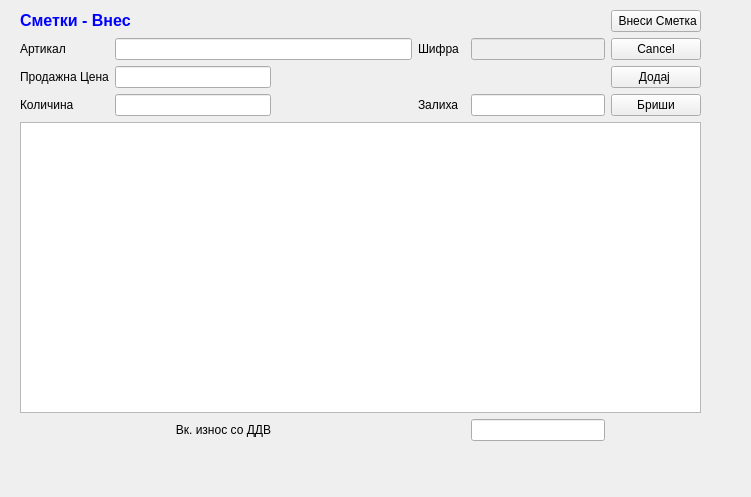
<?xml version="1.0" encoding="UTF-8"?>
<ui version="4.0">
 <class>SmetkiVnes</class>
 <widget class="QWidget" name="SmetkiVnes">
  <property name="geometry">
   <rect>
    <x>0</x>
    <y>0</y>
    <width>751</width>
    <height>497</height>
   </rect>
  </property>
  <property name="windowTitle">
   <string>Form</string>
  </property>
  <widget class="QWidget" name="layoutWidget">
   <property name="geometry">
    <rect>
     <x>20</x>
     <y>10</y>
     <width>681</width>
     <height>431</height>
    </rect>
   </property>
   <layout class="QGridLayout" name="gridLayout">
    <item row="8" column="0" colspan="9">
     <widget class="QTableView" name="tableView"/>
    </item>
    <item row="4" column="0">
     <widget class="QLabel" name="label_5">
      <property name="text">
       <string>Продажна Цена</string>
      </property>
     </widget>
    </item>
    <item row="9" column="7">
     <widget class="QLineEdit" name="lineEdit">
      <property name="alignment">
       <set>Qt::AlignRight|Qt::AlignTrailing|Qt::AlignVCenter</set>
      </property>
     </widget>
    </item>
    <item row="9" column="3">
     <widget class="QLabel" name="label">
      <property name="text">
       <string>Вк. износ со ДДВ</string>
      </property>
      <property name="alignment">
       <set>Qt::AlignRight|Qt::AlignTrailing|Qt::AlignVCenter</set>
      </property>
     </widget>
    </item>
    <item row="5" column="0">
     <widget class="QLabel" name="label_6">
      <property name="text">
       <string>Количина</string>
      </property>
     </widget>
    </item>
    <item row="5" column="7">
     <widget class="QLineEdit" name="lineEdit_5">
      <property name="readOnly">
       <bool>true</bool>
      </property>
     </widget>
    </item>
    <item row="5" column="5">
     <widget class="QLabel" name="label_7">
      <property name="text">
       <string>Залиха</string>
      </property>
     </widget>
    </item>
    <item row="3" column="1" colspan="4">
     <widget class="QLineEdit" name="lineEdit_2">
      <property name="enabled">
       <bool>true</bool>
      </property>
      <property name="toolTip">
       <string>&lt;html&gt;&lt;head/&gt;&lt;body&gt;&lt;p&gt;Притисни ЕНТЕР за да те однесе во листата&lt;/p&gt;&lt;/body&gt;&lt;/html&gt;</string>
      </property>
      <property name="readOnly">
       <bool>false</bool>
      </property>
     </widget>
    </item>
    <item row="5" column="8">
     <widget class="QPushButton" name="pushButton_6">
      <property name="text">
       <string>Бриши</string>
      </property>
     </widget>
    </item>
    <item row="4" column="8">
     <widget class="QPushButton" name="pushButton_3">
      <property name="text">
       <string>Додај </string>
      </property>
     </widget>
    </item>
    <item row="3" column="7">
     <widget class="QLineEdit" name="lineEdit_6">
      <property name="enabled">
       <bool>false</bool>
      </property>
      <property name="toolTip">
       <string>&lt;html&gt;&lt;head/&gt;&lt;body&gt;&lt;p&gt;Притисни ЕНТЕР за да те однесе во листата&lt;/p&gt;&lt;/body&gt;&lt;/html&gt;</string>
      </property>
      <property name="readOnly">
       <bool>true</bool>
      </property>
     </widget>
    </item>
    <item row="3" column="0">
     <widget class="QLabel" name="label_3">
      <property name="text">
       <string>Артикал</string>
      </property>
     </widget>
    </item>
    <item row="2" column="8">
     <widget class="QPushButton" name="pushButton_4">
      <property name="text">
       <string> Внеси Сметка</string>
      </property>
      <property name="icon">
       <iconset>
        <normaloff>../../../Brisi/sterna/Resources/key_f9.png</normaloff>../../../Brisi/sterna/Resources/key_f9.png</iconset>
      </property>
     </widget>
    </item>
    <item row="3" column="8">
     <widget class="QPushButton" name="pushButton_5">
      <property name="text">
       <string>Cancel</string>
      </property>
     </widget>
    </item>
    <item row="3" column="5">
     <widget class="QLabel" name="label_8">
      <property name="text">
       <string>Шифра</string>
      </property>
     </widget>
    </item>
    <item row="2" column="0" colspan="3">
     <widget class="QLabel" name="label_4">
      <property name="text">
       <string>&lt;!DOCTYPE HTML PUBLIC &quot;-//W3C//DTD HTML 4.0//EN&quot; &quot;http://www.w3.org/TR/REC-html40/strict.dtd&quot;&gt;
&lt;html&gt;&lt;head&gt;&lt;meta name=&quot;qrichtext&quot; content=&quot;1&quot; /&gt;&lt;style type=&quot;text/css&quot;&gt;
p, li { white-space: pre-wrap; }
&lt;/style&gt;&lt;/head&gt;&lt;body style=&quot; font-family:'MS Shell Dlg 2'; font-size:10pt; font-weight:400; font-style:normal;&quot;&gt;
&lt;p style=&quot; margin-top:0px; margin-bottom:0px; margin-left:0px; margin-right:0px; -qt-block-indent:0; text-indent:0px;&quot;&gt;&lt;span style=&quot; font-size:12pt; font-weight:600; color:#0000ff;&quot;&gt;Сметки - Внес&lt;/span&gt;&lt;/p&gt;&lt;/body&gt;&lt;/html&gt;</string>
      </property>
     </widget>
    </item>
    <item row="2" column="3">
     <spacer name="horizontalSpacer">
      <property name="orientation">
       <enum>Qt::Horizontal</enum>
      </property>
      <property name="sizeHint" stdset="0">
       <size>
        <width>40</width>
        <height>20</height>
       </size>
      </property>
     </spacer>
    </item>
    <item row="2" column="4">
     <spacer name="horizontalSpacer_4">
      <property name="orientation">
       <enum>Qt::Horizontal</enum>
      </property>
      <property name="sizeHint" stdset="0">
       <size>
        <width>40</width>
        <height>20</height>
       </size>
      </property>
     </spacer>
    </item>
    <item row="4" column="1" colspan="3">
     <widget class="QLineEdit" name="lineEdit_3">
      <property name="readOnly">
       <bool>false</bool>
      </property>
     </widget>
    </item>
    <item row="5" column="1" colspan="3">
     <widget class="QLineEdit" name="lineEdit_4"/>
    </item>
   </layout>
  </widget>
 </widget>
 <tabstops>
  <tabstop>lineEdit_2</tabstop>
  <tabstop>lineEdit_6</tabstop>
  <tabstop>lineEdit_3</tabstop>
  <tabstop>lineEdit_4</tabstop>
  <tabstop>lineEdit_5</tabstop>
  <tabstop>tableView</tabstop>
  <tabstop>lineEdit</tabstop>
  <tabstop>pushButton_3</tabstop>
  <tabstop>pushButton_6</tabstop>
  <tabstop>pushButton_4</tabstop>
  <tabstop>pushButton_5</tabstop>
 </tabstops>
 <resources/>
 <connections/>
</ui>
